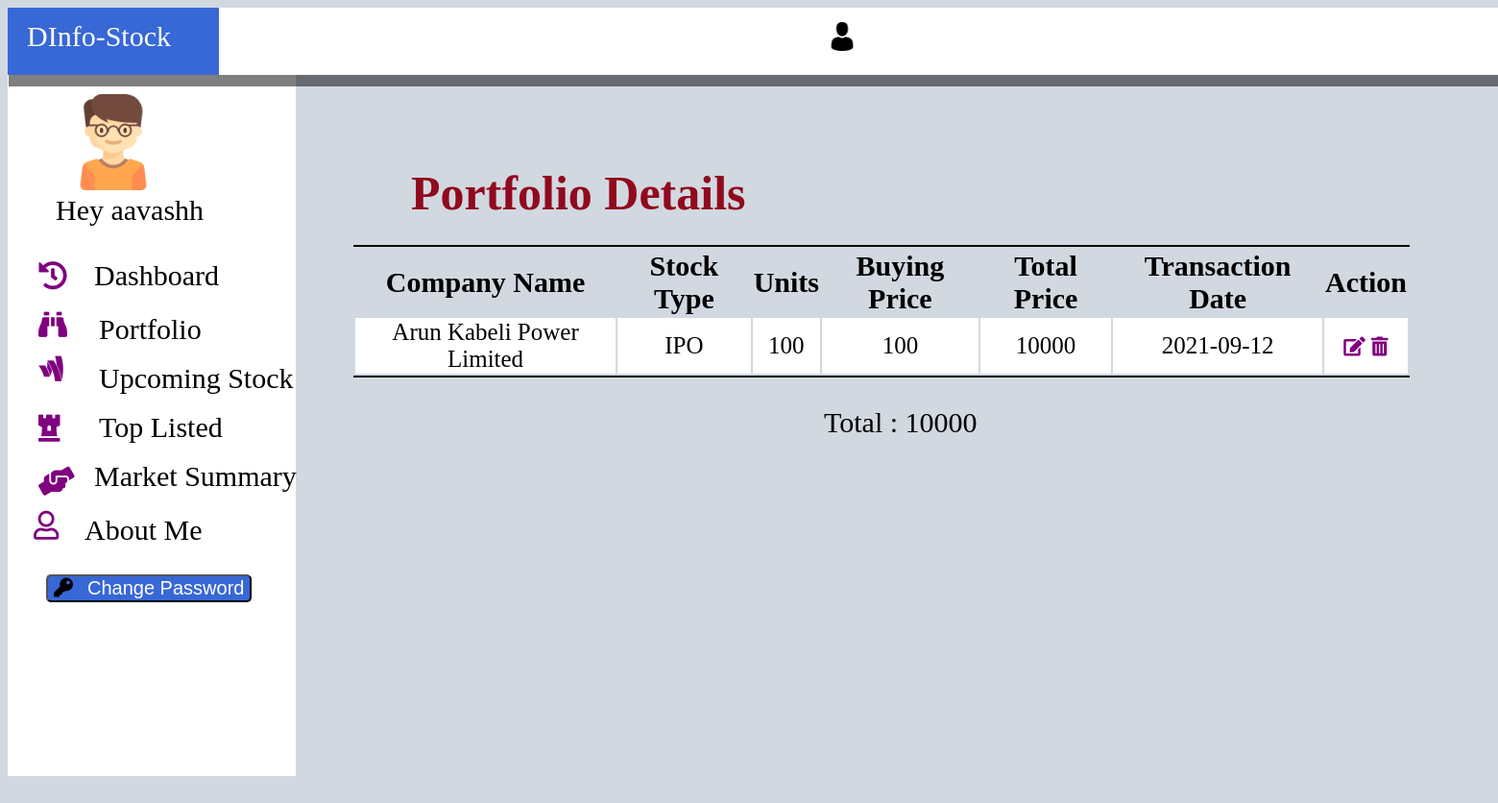
The page /project/portfolioview.php (signed in) on the database its author committed.
### tables this page shows
CREATE TABLE `portfolio` (
  `id` int(11) NOT NULL,
  `company_name` text NOT NULL,
  `stock_type` varchar(50) NOT NULL,
  `units` int(50) NOT NULL,
  `buying_price` int(50) NOT NULL,
  `total_price` int(100) NOT NULL,
  `date` date NOT NULL,
  `user_id` varchar(100) NOT NULL
);

### project/portfolioview.php (the view, shortened to what this page needs)
<?php
include("database.php");
include("main.php");
$user = $_SESSION['username'];
$sql = "SELECT * FROM `portfolio` where user_id='{$user}'  ORDER BY company_name asc ";
$result = mysqli_query($conn, $sql);
?>
<!DOCTYPE html>
<html lang="en">
<head>
    <link href="css/portfolioview.css" rel="stylesheet">
</head>
<body>
    <div id="portview">
        <h1 id="heading">Portfolio Details</h1>
        <table>
            <tr>
                <th>Company Name</th>
                <th>Stock Type</th>
                <th>Units</th>
                <th>Buying Price</th>
                <th>Total Price</th>
                <th>Transaction Date</th>
                <th>Action</th>
            </tr>
            <?php
            while ($row = mysqli_fetch_assoc($result)) {
            ?>
                <tr>
                    <td><?php echo $row['company_name'] ?></td>
                    <td><?php echo $row['stock_type'] ?></td>
                    <td><?php echo $row['units'] ?></td>
                    <td><?php echo $row['buying_price'] ?></td>
                    <td><?php echo $row['total_price'] ?></td>
                    <td><?php echo $row['date'] ?></td>
                    <td><a href="portfolioupdate.php?id=<?php echo $row['id']; ?>" onclick="clickupdate()"><i class="fas fa-edit"></i></a>
                        <a href="deleteportfolio.php?id=<?php echo $row['id']; ?>" onclick="clickerror()"><i class="fas fa-trash-alt"></i></a>
                    </td>
                <?php
            }
                ?>
                </tr>
        </table>
        <text id="texting">Total : <?php
                                    $s = "SELECT SUM(total_price) FROM `portfolio` WHERE user_id='{$user}' ";
                                    $a = mysqli_query($conn, $s);
                                    while ($r = mysqli_fetch_assoc($a)) {
                                        foreach ($r as $b) {
                                            echo $b;
                                        }
                                    }
                                    ?>
        </text>
    </div>
</body>
</html>

### project/css/main.css (style rules this page uses)
body { background-color: #d1d8e0; overflow: visible; }
text { font-size: 30px; color: white; position: relative; top:10px; left:20px; }
a { text-decoration: none; }

### project/css/portfolioview.css (style rules this page uses)
body { overflow: visible; }
#portview { position: relative; left:550px; top:-600px; }
#heading { font-size: 50px; position:relative; top:-70px; left:-200px; padding-left: 70px; height: 50px; width: 100vw; color:#91091e; }
table { position: relative; left:-190px; top:-70px; width: 1100px; border-top: 2px solid black; border-bottom: 2px solid black; }
th { font-size: 30px; }
td { text-align: center; font-size: 25px; }
tr:nth-child(even) { background-color:white; }
.fa-edit { color:purple; font-size: 20px; }
.fa-trash-alt { color:purple; font-size: 20px; }
#texting { color:black; position: relative; top:-40px; left:300px; }

### rows shown on the page
portfolio: company_name "Arun Kabeli Power Limited", stock_type "IPO", units "100", buying_price "100", total_price "10000", date "2021-09-12"

### other values the page prints
$_SESSION['username'] "aavashh"
$b "10000"
